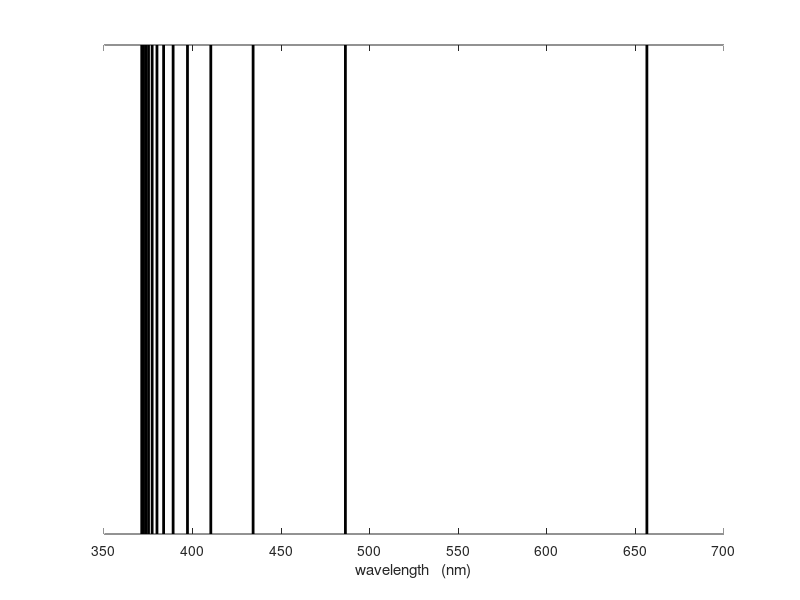
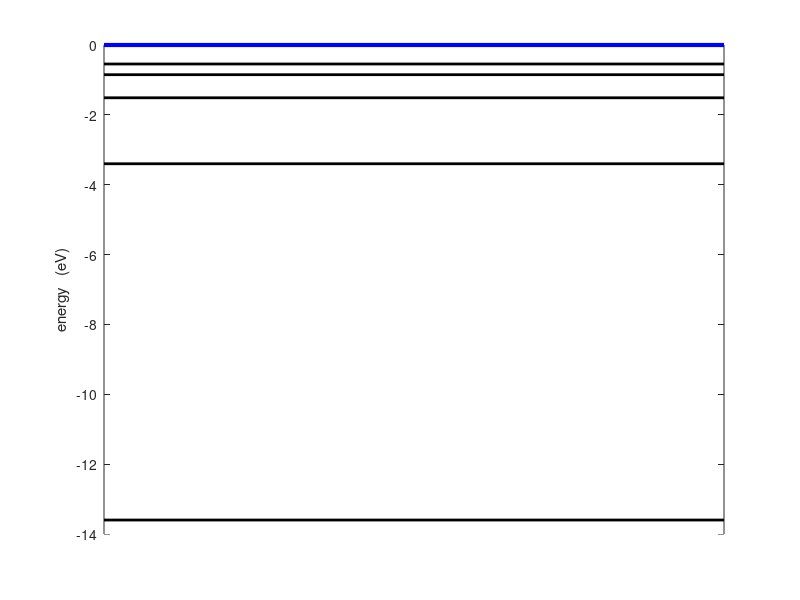
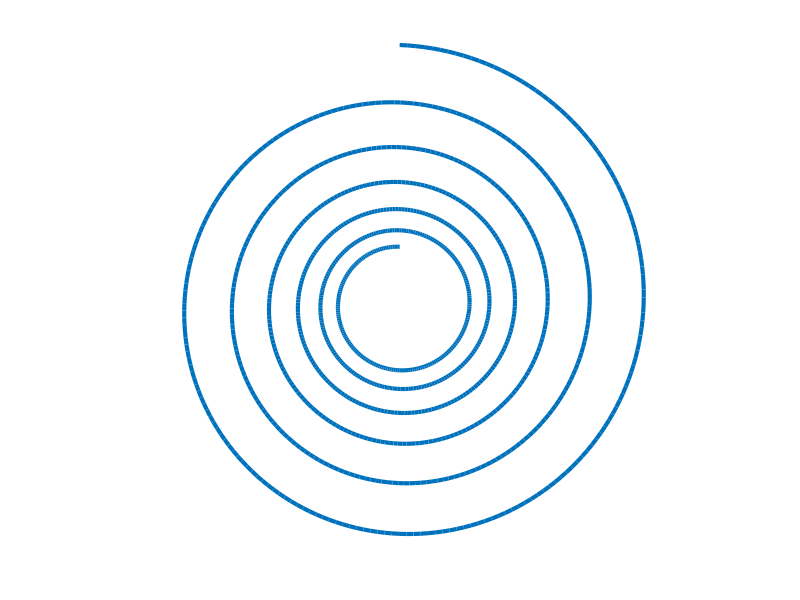

MATLAB code for these plots, in order:
% qp_balmer.m
% Ian Cooper
% School of Physics, University of Sydney
% http://www.physics.usyd.edu.au/teach_res/mp/mphome.htm
% Plot of the line spectrum for the Balmer series


%%
clear all
close all
clc

c = 3e8;
G = 6.67e-11;
NA = 6.02e23;
k = 1.38e-23;
e = 1.602e-19;
sigma = 5.67e-8;
u0 = 4*pi*1e-7;
h = 6.625e-34;
hP = 6.63e-34;
me = 9.109e-31;
mp = 1.673e-27;
mn = 1.675e-31;
g = 9.81;

RH = 10967757;




%% hydrogen spectrum - Balmer series
%close all
%clear all
%clc



RH = 10967759;

ni = [3:15];

nf = 2 .* ones(length(ni),1)';


RwL = RH .* (1./nf.^2 - 1./ni.^2);

wL = (1./ RwL)*1e9;

num = length(wL);

y1 = zeros(1,num);
y2 = ones(1,num);


figure(1)
fs = 14;
set(gcf,'color',[1 1 1]);
set(gcf,'units','normalized'); 
set(gcf,'position',[0.1 0.1 0.6 0.1]);
set(gca,'fontsize',fs);
for cn = 1 : num
    h_plot = plot([wL(cn) wL(cn)],[y1(cn) y2(cn)],'k','linewidth',2);
    hold on
end
xlabel('wavelength   (nm)');
set(gca,'YColor',[1 1 1]);

%%   series limit  Rydberg  nf = 1
wL_min = 1e9*1/RH;
dE = h * c * RH;
dE = dE / e;


%%  hydrogen spectral lines

n = 1:6;
E = -13.6 ./ n.^2;

num = length(E);
E(6) = 0;
x1 = zeros(1,num); x2 = ones(1,num);

figure(2)
fs = 14;
set(gcf,'color',[1 1 1]);
set(gcf,'units','normalized'); 
set(gcf,'position',[0.1 0.1 0.6 0.6]);
set(gca,'fontsize',fs);
for cn = 1 : num-1
    h_plot = plot([x1(cn) x2(cn)],[E(cn) E(cn)],'k','linewidth',2);
    hold on
end
ylabel('energy   (eV)');
set(gca,'XColor',[1 1 1]);
h_plot = plot([x1(6) x2(6)],[E(6) E(6)],'b','linewidth',3);

%% spiral
%clear all
%close all
%clc

nt = 1200;
tmax = 6;
T = 1;
Ao = 1;
b = 1.5*1/tmax;
w = 2*pi/T;

t = linspace(0,tmax,nt);

A = Ao .* exp(-b * t);

x = A .* sin(w*t);
y = A .* cos(w*t);

figure(3)

set(gcf,'color',[1 1 1]);
set(gcf,'units','normalized'); 
set(gcf,'position',[0.1 0.1 0.6 0.6]);

plot(x,y,'linewidth',3);
axis equal
axis off
